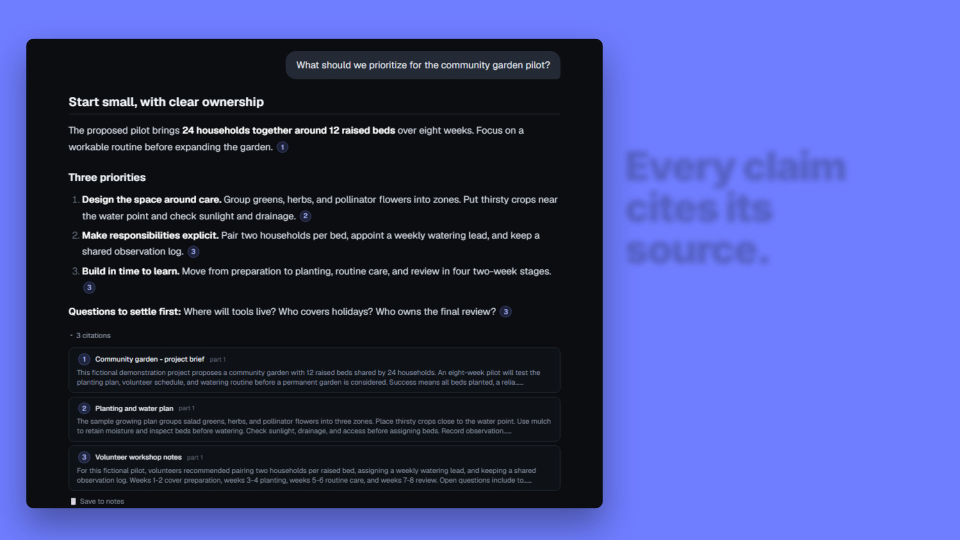
#> input picture promo/infiniaibook-ad/.thumbnails/v5_8f36ab749cbbd267_3c6d49e5e713a6a9_jpeg_source_index.html_1920x1080_1920x1080_1793079093331_0.00.jpg, 1920 x 1080 px (shown at 1/2 size)
$ python -i cutout.py   (imports and definitions only)
#> lines starting #> are read from the running program, lines starting #| are printed output that depends on the picture; after the words box and inside, x2 and y2 are one past the last pixel; in counts of white or black regions, pixels touching at a corner belong together
#> in load_cutout, `alpha = np.asarray(im)[..., 3]`: alpha: shape (1080, 1920); every value is 255
"""Cutout loading for a motion explainer, shared by render.py and hf_assist.py.

An actor picture with no transparency has its background keyed out from the
border inward, so an image model that ignores the transparency request still
produces a clean cutout.
"""
import numpy as np
from PIL import Image, ImageFilter


def key_out(im):
    """Alpha from the border inward: pixels near the border color and connected to the edge."""
    small = im.convert("RGB")
#> small is the input picture: PIL image 1920x1080 RGB; mean R, G, B 63.5, 71.4, 134
    scale = 384 / max(small.size)
#> scale = 0.2
    if scale < 1:
        small = small.resize((max(1, int(small.width * scale)), max(1, int(small.height * scale))), Image.BILINEAR)
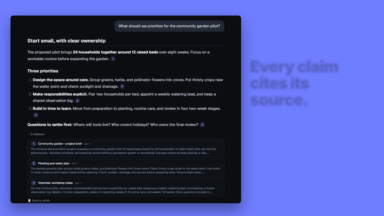
#> small: PIL image 384x216 RGB; mean R, G, B 63.5, 71.4, 134
    a = np.asarray(small).astype(np.int32)
    border = np.concatenate([a[0], a[-1], a[:, 0], a[:, -1]])
#> border = 1200 rows, first 8: [111, 126, 255], [111, 126, 255], [111, 126, 255], [111, 126, 255], [111, 126, 255], [111, 126, 255], [111, 126, 255], [111, 126, 255]
    bg = np.median(border, axis=0)
#> bg = [111, 126, 255]
    similar = np.abs(a - bg).sum(axis=2) < 70
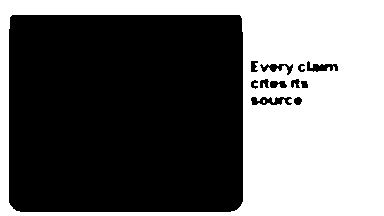
#> similar: shape (216, 384) bool; 43.4% white; 2 white regions (1 under 20 px), largest, box (x1, y1, x2, y2) and area: (0, 0, 384, 216) 35969
    conn = np.zeros_like(similar)
    conn[0], conn[-1], conn[:, 0], conn[:, -1] = similar[0], similar[-1], similar[:, 0], similar[:, -1]
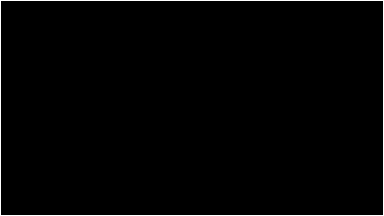
#> conn: shape (216, 384) bool; 1.4% white in thin lines or dots
    for _ in range(4000):
        grown = conn.copy()
        grown[1:] |= conn[:-1]
        grown[:-1] |= conn[1:]
        grown[:, 1:] |= conn[:, :-1]
        grown[:, :-1] |= conn[:, 1:]
        grown &= similar
        if (grown == conn).all():
            break
        conn = grown
#> this loop made 117 passes
#> pass 1, in key_out, `grown &= similar`:
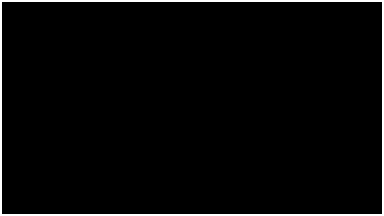
#> grown: shape (216, 384) bool; 2.9% white; 1 white region, box (x1, y1, x2, y2) and area: (0, 0, 384, 216) 2384
#> after the loop: grown: shape (216, 384) bool; 43.4% white; 1 white region, box (x1, y1, x2, y2) and area: (0, 0, 384, 216) 35969
    mask = Image.fromarray(((~conn) * 255).astype(np.uint8)).resize(im.size, Image.BILINEAR)
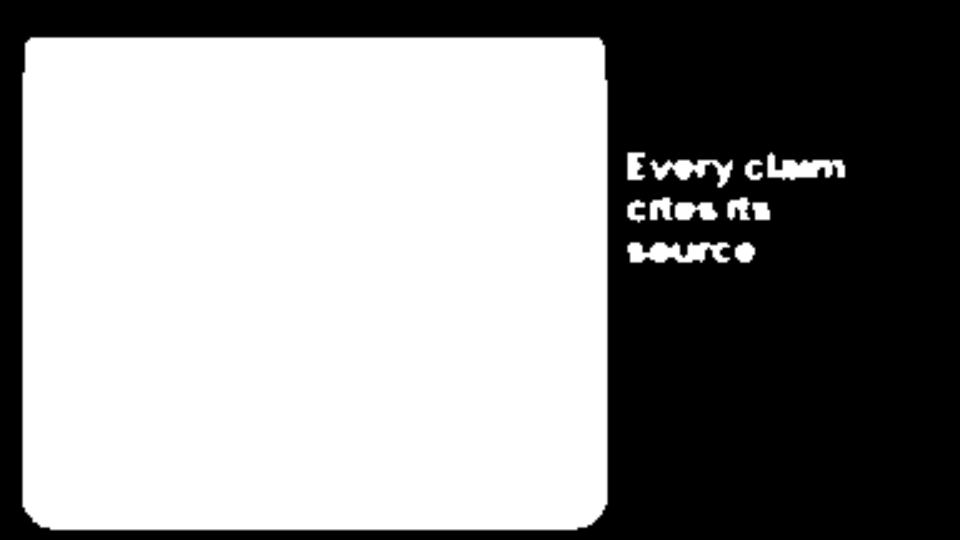
#> mask: PIL image 1920x1080 L (shown at 1/2 size); min 0, max 255, mean 144.4
    mask = mask.filter(ImageFilter.GaussianBlur(1.2))
    out = im.convert("RGBA")
    out.putalpha(mask)
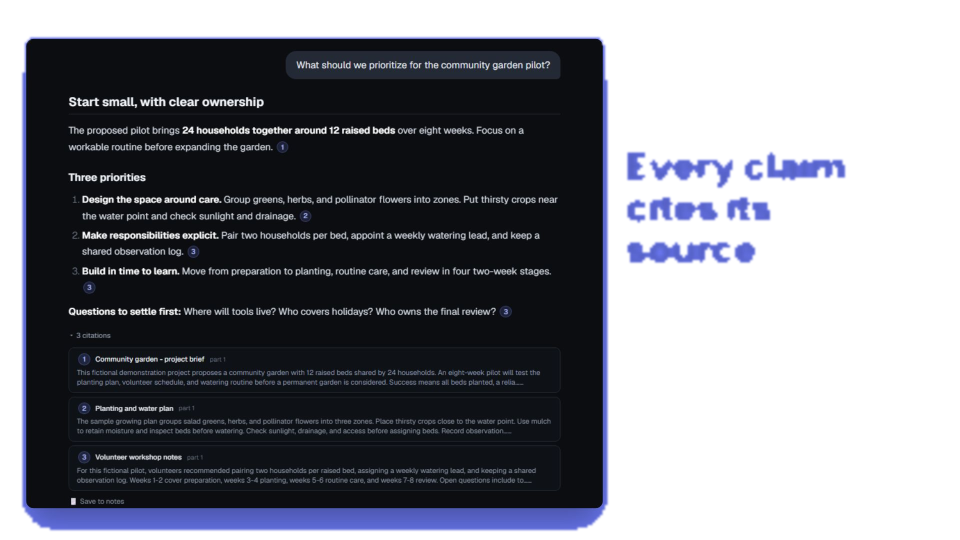
#> out: PIL image 1920x1080 RGBA (shown at 1/2 size); mean R, G, B, A 63.5, 71.4, 134, 144.4; transparent parts drawn white
    return out


def load_cutout(path):
    im = Image.open(path).convert("RGBA")
    alpha = np.asarray(im)[..., 3]
    # A model that ignored the transparency request returns a fully opaque picture.
    if (alpha < 200).mean() < 0.02:
        im = key_out(im)
    box = im.getchannel("A").point(lambda v: 255 if v > 12 else 0).getbbox()
#> box = (42, 72, 1693, 1063)
    return im.crop(box) if box else im
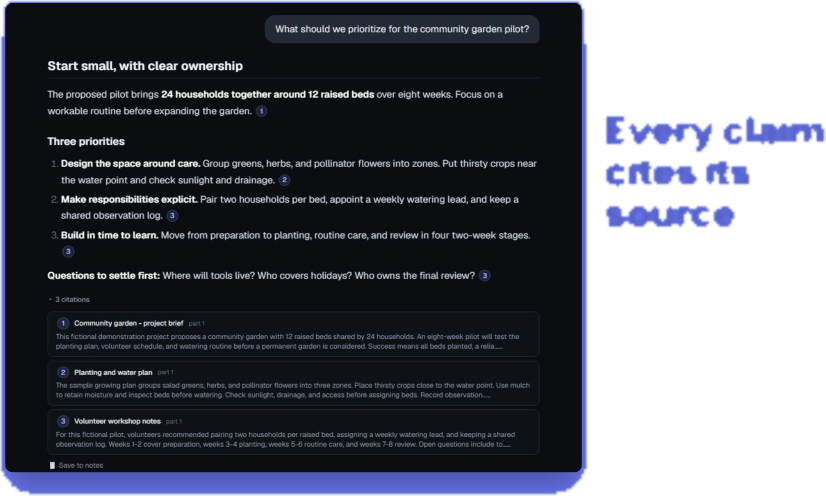
#> returned value: PIL image 1651x991 RGBA (shown at 1/2 size); mean R, G, B, A 51.2, 57.3, 102.4, 183; transparent parts drawn white

>>> result = load_cutout('../../promo/infiniaibook-ad/.thumbnails/v5_8f36ab749cbbd267_3c6d49e5e713a6a9_jpeg_source_index.html_1920x1080_1920x1080_1793079093331_0.00.jpg')
